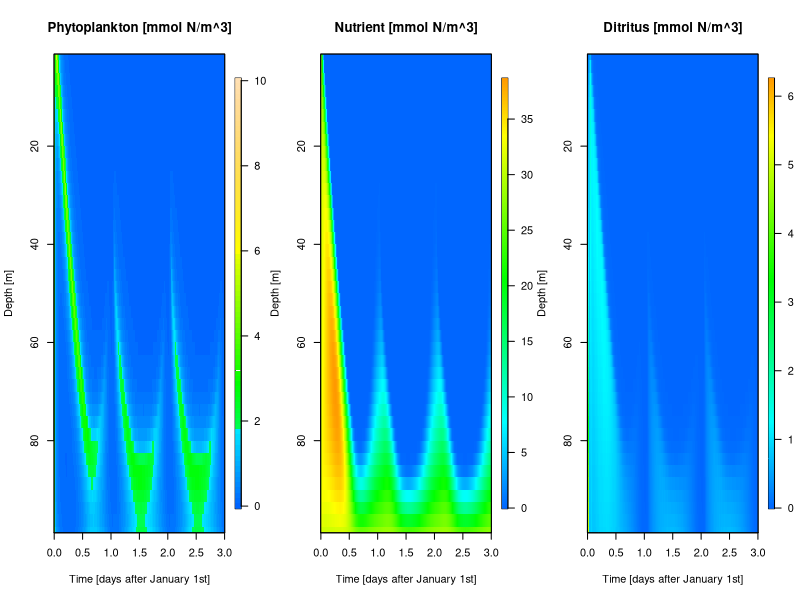
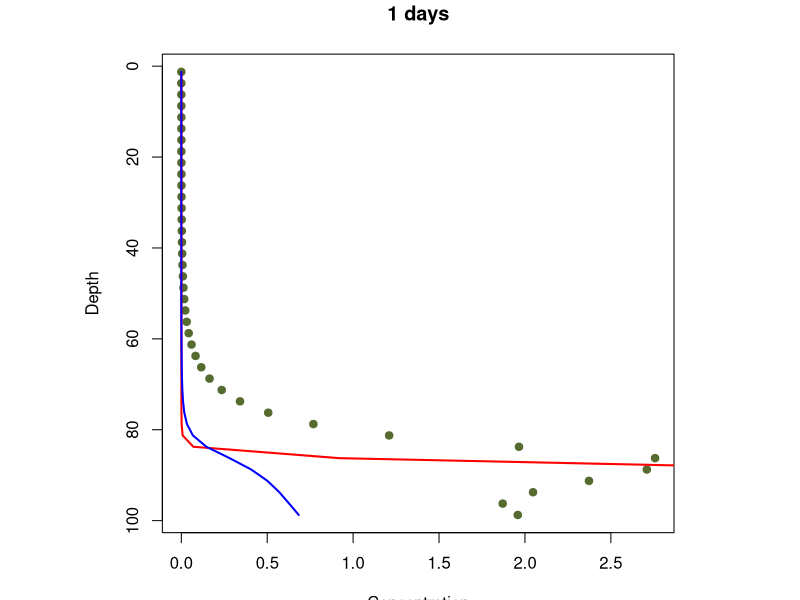
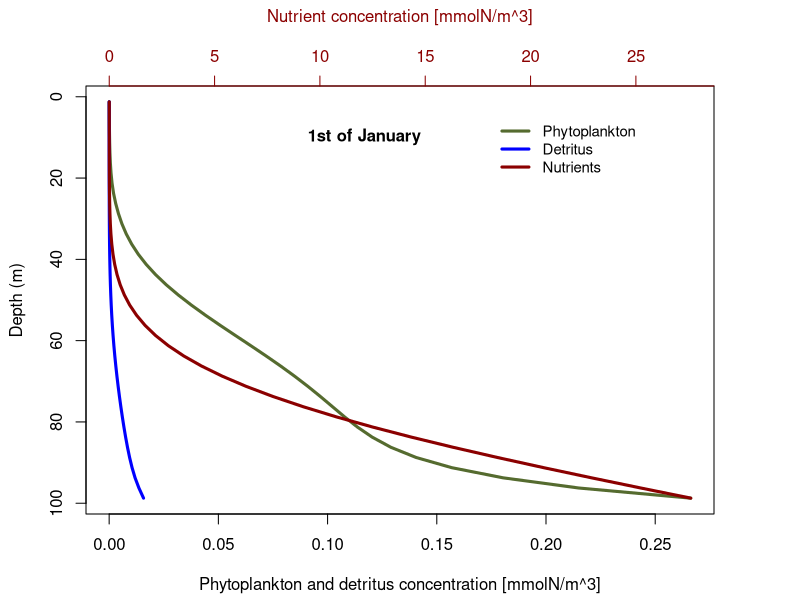
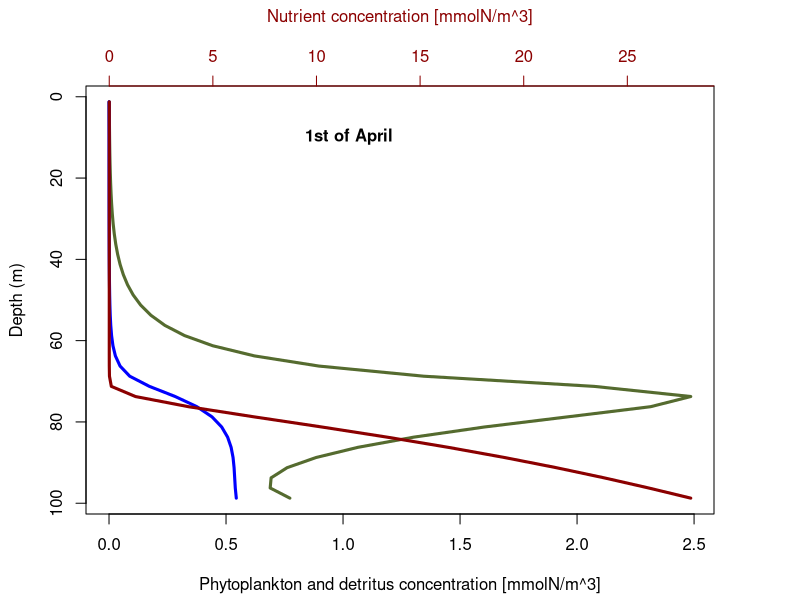
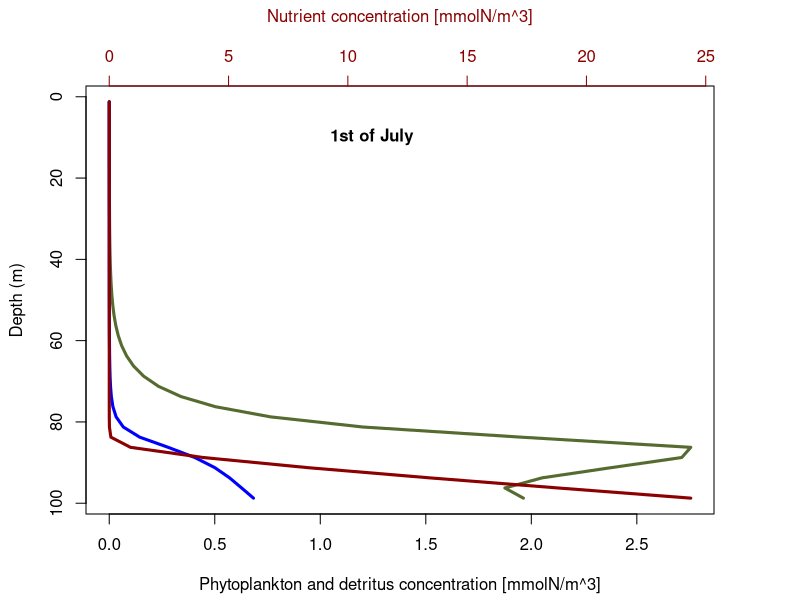
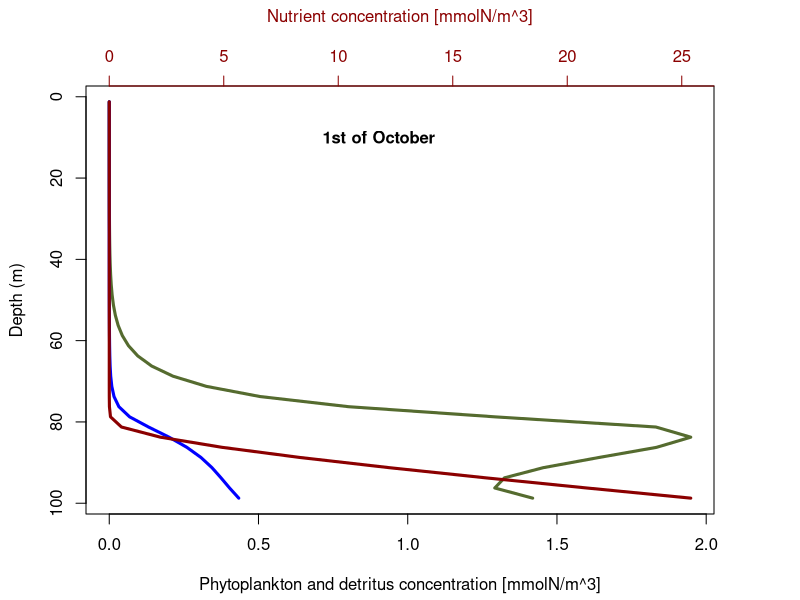
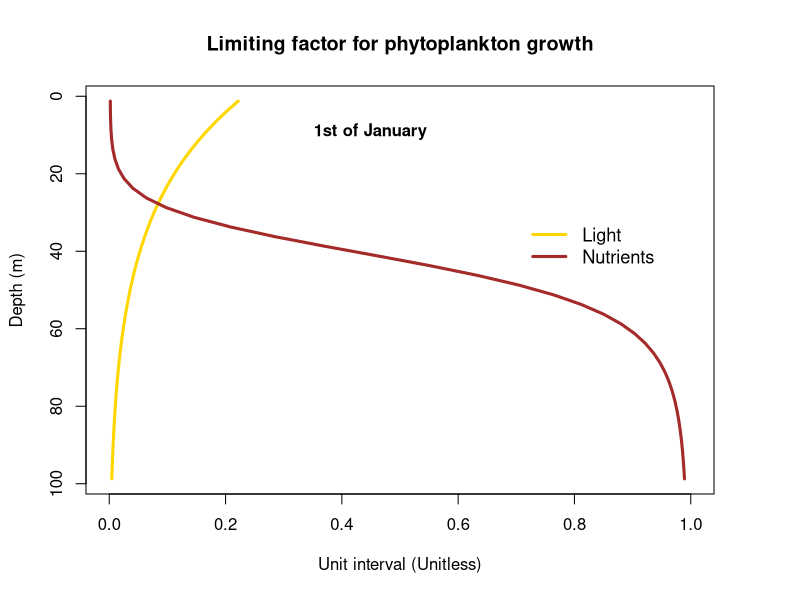
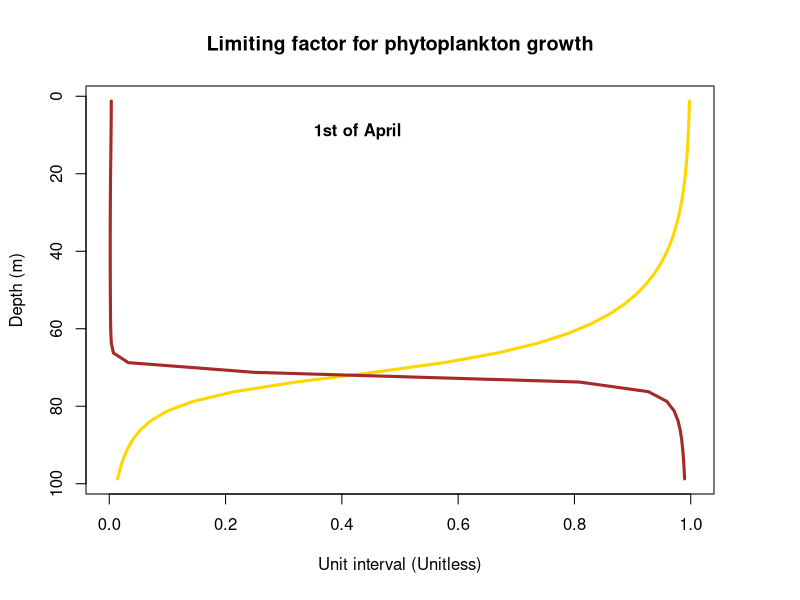

Here is the R script that generated these plots, in order:
########################### DAY 3 ###########################
library(deSolve)
library(fields)

# Create an empty list to add the parameters
param <- list()

# Define parameters 
param$I0 <- 1000 # incoming light radiation at surface (micro mol photons / (m2*s); uEinstein)
param$kw <- 0.0375 # light absorbed by water (1/m)
param$kc <- 0.05 # light absorbed by phyto plankton (m^2/mmol N)
param$gmax <- 1.5 # maximum growth (1/d)
param$alpha <- 0.1/(param$I0/200) # Slope of the PI-curve (1/(uEinstein*d)
param$HN <- 0.3 # Half saturation constant for nutrients (mmol N/m^3)
param$m <- 0.03 # specific loss rate (1/d)
param$gamma <- 0.1 # Grazing parameter (m^3/(mmol N * d))
param$eps <- 0.1 # remineralization (1/d)
param$Dv <- 5/(10**(5))*3600*24 # Diffusivity (m^2/d)  
param$ud <- 15 # Settling velocity (m/d)
param$up <- 0.5 # Settling velocity (m/d)
param$Nb <- 30 # nutrient content at the bottom (mmol N/m^3) 
param$dz <- 2.5 # grid spacing (m)
param$z <- seq(param$dz/2,100,by = param$dz) # depth (m)
param$n <- length(param$z) # number of grid cells
tee <- 5


# Define initial conditions - concentrations of phytoplankton and nutrients
PND <- c(rep(10,param$n),rep(param$Nb, param$n),rep(0,param$n))

# Create a function
# the 22*pi/365 to push it back to the 21st December
# lowest light at 21st of December 

CalLight <- function(t,P,D, param) {
  season <- 1+cos(pi + (2*pi)/365*t + 22*pi/365)
  
  Q <- param$kc * param$dz * ((cumsum(P) - P/2) + (cumsum(D) - D/2))
  
  I <- param$I0 * exp(-param$kw * param$z - Q) * season
  
  return(I)
}




# Create function that creates the differential equation at each step
FuncPND <- function(t, PND, param) {
  P <- PND[1:param$n]
  N <- PND[(1+param$n):(2*param$n)]
  D <- PND[(2*param$n+1):(3*param$n)]
 
  # Phytoplankton flux
  Jap <- rep(0,param$n+1)
  Jdp <- rep(0,param$n+1)
  
  for (i in 2:param$n){
    Jap[i] <- param$up * P[i-1]
    Jdp[i] <- -param$Dv * (P[i] - P[i-1]) / param$dz
  }
  
  # Advective flux boundary
  Jap[1] = 0
  Jap[param$n+1] = 0
  
  # Diffusive flux boundary
  Jdp[1] = 0
  Jdp[param$n+1] = 0
  
  Jp = Jap + Jdp
  
  # Nutrient flux
  Jdn <- rep(0,param$n+1)
  
  for (i in 2:param$n){
    Jdn[i] <- -param$Dv * (N[i] - N[i-1]) / param$dz
  }
  
  
  # Diffusive flux boundary
  Jdn[1] = 0
  Jdn[param$n+1] = -param$Dv*(param$Nb-N[param$n])/param$dz
  
  Jn = Jdn
  
  # Detritus flux 
  Jad <- rep(0,param$n+1)
  Jdd <- rep(0,param$n+1)
  
  for (i in 2:param$n){
    Jad[i] <- param$ud * D[i-1]
    Jdd[i] <- -param$Dv * (D[i] - D[i-1]) / param$dz
  }
  
  # Advective flux boundary
  Jad[1] = 0
  Jad[param$n+1] = param$ud*D[param$n]
  
  # Diffusive flux boundary
  Jdd[1] = 0
  Jdd[param$n+1] = 0
  
  Jd = Jad + Jdd
  
  
  I <- CalLight(t,P,D,param)
  
  g <- param$gmax * pmin(param$alpha*I / sqrt((param$alpha*I)**2 + param$gmax**2),N/(N+param$HN)) 
  
  dPdT <- -(Jp[2:(param$n+1)] - Jp[1:param$n]) / param$dz + (g- param$m-param$gamma*P) * P
  
  dNdT <- -g*P +param$eps*D-(Jn[2:(param$n+1)] - Jn[1:param$n]) / param$dz
  
  dDdT <- -(Jd[2:(param$n+1)] - Jd[1:param$n]) / param$dz + (param$m+param$gamma*P) * P-param$eps*D
  
  
  return(list(c(dPdT,dNdT, dDdT)))
}




# Define time step
time <-seq(0,365*3, by=1)

# Solve our differential equation
start.time <- Sys.time()
res <- ode(PND, time, FuncPND, param)
end.time <- Sys.time()
time.taken <- end.time - start.time
print(paste("Runtime=",as.character(round(time.taken,1)),"s"))
P <- res[,2:(param$n+1)]
N <- res[,(param$n+2):(param$n*2+1)]
D <- res[,(param$n*2+2):(param$n*3+1)]



# Surface plot of phytoplankton
par(mfrow=c(1,3))
#par(mfrow=c(1,1))
image.plot(time/365, param$z, P, ylim = rev(range(param$z)), col = topo.colors(100)[20:100],
           xlab = "Time [days after January 1st]", ylab = "Depth [m]",
           main = "Phytoplankton [mmol N/m^3]")
box()


# Surface plot of Nutrients
image.plot(time/365, param$z, N, ylim = rev(range(param$z)), col = rev(rainbow(300, start= 0.1, end = 0.6)),
           xlab = "Time [days after January 1st]", ylab = "Depth [m]",
           main = "Nutrient [mmol N/m^3]")
box()


# Surface plot of Detritus
image.plot(time/365, param$z, D, ylim = rev(range(param$z)), col =rev(rainbow(300, start= 0.1, end = 0.6)),
           xlab = "Time [days after January 1st]", ylab = "Depth [m]",
           main = "Ditritus [mmol N/m^3]")
box()


par(mfrow=c(1,1))
plot(P[365+180,], param$z, ylim = rev(range(param$z)), pch = 19, col = "darkolivegreen", main = "1 days", ylab = "Depth", xlab = "Concentration")
points(N[365+180,], param$z, ylim = rev(range(param$z)), type = 'l', pch = 19, col = "red",cex = 0.5,lwd = 2)
points(D[365+180,], param$z, ylim = rev(range(param$z)), type = 'l', pch = 19, col = "blue",cex = 0.5,lwd = 2)


# VERTICAL PROFILE FOR STEADY STATE QUESTION - WINTER
par(mfrow=c(1,1))
par(mar = c(4, 4, 4, 4) + 0.3) 
plot(P[2*365,], param$z, ylim = rev(range(param$z)), type='l', lwd=3, col = "darkolivegreen", xlab = "", ylab = "Depth (m)", xaxt = "n")
points(D[2*365,], param$z, ylim = rev(range(param$z)), type='l', lwd=3, col = "blue", xlab = "", ylab = "")
axis(1, col = "black", col.ticks = "black", col.axis = "black", col.lab="black")
mtext("Phytoplankton and detritus concentration [mmolN/m^3]", side = 1, line = 3, col = "black") 
par(new = TRUE) 
plot(N[2*365,], param$z, ylim = rev(range(param$z)), type='l', lwd=3, col = "darkred", 
     axes = FALSE, xlab = "", ylab = "")
axis(side = 3, at = pretty(range(N[2*365,])), col = "darkred", col.ticks = "darkred", col.axis = "darkred", col.lab="darkred")
mtext("Nutrient concentration [mmolN/m^3]", side = 3, line = 3, col = "darkred") 
legend(18,4, legend = c("Phytoplankton","Detritus","Nutrients"), col = c("darkolivegreen","blue","darkred"), lty = 1, cex = 0.9, lwd=3, box.col = "white")
legend(8,5, legend = substitute(paste(bold("1st of January"))), box.col = "white")


# VERTICAL PROFILE FOR STEADY STATE QUESTION - SPRING
par(mfrow=c(1,1))
par(mar = c(4, 4, 4, 4) + 0.3) 
plot(P[2*365+90,], param$z, ylim = rev(range(param$z)), type='l', lwd=3, col = "darkolivegreen", xlab = "", ylab = "Depth (m)", xaxt = "n")
points(D[2*365+90,], param$z, ylim = rev(range(param$z)), type='l', lwd=3, col = "blue", xlab = "", ylab = "")
axis(1, col = "black", col.ticks = "black", col.axis = "black", col.lab="black")
mtext("Phytoplankton and detritus concentration [mmolN/m^3]", side = 1, line = 3, col = "black") 
par(new = TRUE) 
plot(N[2*365+90,], param$z, ylim = rev(range(param$z)), type='l', lwd=3, col = "darkred", 
     axes = FALSE, xlab = "", ylab = "")
axis(side = 3, at = pretty(range(N[2*365+90,])), col = "darkred", col.ticks = "darkred", col.axis = "darkred", col.lab="darkred")
mtext("Nutrient concentration [mmolN/m^3]", side = 3, line = 3, col = "darkred") 
#legend("right", legend = c("Phytoplankton","Detritus","Nutrients"), col = c("darkolivegreen","blue","darkred"), lty = 1, cex = 0.8, lwd=3)
legend(8,5, legend = substitute(paste(bold("1st of April"))),box.col = "white")

# VERTICAL PROFILE FOR STEADY STATE QUESTION - SUMMER
par(mfrow=c(1,1))
par(mar = c(4, 4, 4, 4) + 0.3) 
plot(P[2*365+181,], param$z, ylim = rev(range(param$z)), type='l', lwd=3, col = "darkolivegreen", xlab = "", ylab = "Depth (m)", xaxt = "n")
points(D[2*365+181,], param$z, ylim = rev(range(param$z)), type='l', lwd=3, col = "blue", xlab = "", ylab = "")
axis(1, col = "black", col.ticks = "black", col.axis = "black", col.lab="black")
mtext("Phytoplankton and detritus concentration [mmolN/m^3]", side = 1, line = 3, col = "black") 
par(new = TRUE) 
plot(N[2*365+181,], param$z, ylim = rev(range(param$z)), type='l', lwd=3, col = "darkred", 
     axes = FALSE, xlab = "", ylab = "")
axis(side = 3, at = pretty(range(N[2*365+181,])), col = "darkred", col.ticks = "darkred", col.axis = "darkred", col.lab="darkred")
mtext("Nutrient concentration [mmolN/m^3]", side = 3, line = 3, col = "darkred") 
#legend("right", legend = c("Phytoplankton","Detritus","Nutrients"), col = c("darkolivegreen","blue","darkred"), lty = 1, cex = 0.8, lwd=3)
legend(8,5, legend = substitute(paste(bold("1st of July"))),  box.col = "white")


# VERTICAL PROFILE FOR STEADY STATE QUESTION - FALL
par(mfrow=c(1,1))
par(mar = c(4, 4, 4, 4) + 0.3) 
plot(P[2*365+273,], param$z, ylim = rev(range(param$z)), type='l', lwd=3, col = "darkolivegreen", xlab = "", ylab = "Depth (m)", xaxt = "n")
points(D[2*365+273,], param$z, ylim = rev(range(param$z)), type='l', lwd=3, col = "blue", xlab = "", ylab = "")
axis(1, col = "black", col.ticks = "black", col.axis = "black", col.lab="black")
mtext("Phytoplankton and detritus concentration [mmolN/m^3]", side = 1, line = 3, col = "black") 
par(new = TRUE) 
plot(N[2*365+273,], param$z, ylim = rev(range(param$z)), type='l', lwd=3, col = "darkred", 
     axes = FALSE, xlab = "", ylab = "")
axis(side = 3, at = pretty(range(N[2*365+273,])), col = "darkred", col.ticks = "darkred", col.axis = "darkred", col.lab="darkred")
mtext("Nutrient concentration [mmolN/m^3]", side = 3, line = 3, col = "darkred") 
#legend("right", legend = c("Phytoplankton","Detritus","Nutrients"), col = c("darkolivegreen","blue","darkred"), lty = 1, cex = 0.8, lwd=3)
legend(8,5, legend = substitute(paste(bold("1st of October"))), box.col = "white")




# LIMITATION - WINTER
Ieq <- CalLight(2*365,P[2*365,],D[2*365,], param)
fi <- param$alpha*Ieq / sqrt((param$alpha*Ieq)**2 + param$gmax**2)
fn <- N[2*365,] / (N[2*365,] + param$HN)
par(mar = c(5, 4, 4, 4) + 0.3) 
plot(fi, param$z, ylim = rev(range(param$z)), xlim=c(0,1),type='l', lwd=3, col = "gold", xlab = "Unit interval (Unitless)", ylab = "Depth (m)", main="Limiting factor for phytoplankton growth")
points(fn, param$z, ylim = rev(range(param$z)), type='l', lwd=3, col = "brown")
legend (0.7,30, legend = c("Light", "Nutrients"),lwd=3,col=c("gold","brown"), cex = 1.1, box.col = "white")
legend(0.3,4, legend = substitute(paste(bold("1st of January"))),  box.col = "white")

# LIMITATION - SPRING
Ieq <- CalLight(2*365+90,P[2*365+90,],D[2*365+90,], param)
fi <- param$alpha*Ieq / sqrt((param$alpha*Ieq)**2 + param$gmax**2)
fn <- N[2*365+90,] / (N[2*365+90,] + param$HN)
par(mar = c(5, 4, 4, 4) + 0.3) 
plot(fi, param$z, ylim = rev(range(param$z)), xlim=c(0,1),type='l', lwd=3, col = "gold", xlab = "Unit interval (Unitless)", ylab = "Depth (m)", main="Limiting factor for phytoplankton growth")
points(fn, param$z, ylim = rev(range(param$z)), type='l', lwd=3, col = "brown")
#legend (0.7,30, legend = c("Light", "Nutrients"),lwd=3,col=c("gold","brown"), cex = 1.0,box.col = "white")
legend(0.3,4, legend = substitute(paste(bold("1st of April"))),  box.col = "white")

# LIMITATION - SUMMER
Ieq <- CalLight(2*365+181,P[2*365+181,],D[2*365+181,], param)
fi <- param$alpha*Ieq / sqrt((param$alpha*Ieq)**2 + param$gmax**2)
fn <- N[2*365+181,] / (N[2*365+181,] + param$HN)
par(mar = c(5, 4, 4, 4) + 0.3) 
plot(fi, param$z, ylim = rev(range(param$z)), xlim=c(0,1),type='l', lwd=3, col = "gold", xlab = "Unit interval (Unitless)", ylab = "Depth (m)", main="Limiting factor for phytoplankton growth")
points(fn, param$z, ylim = rev(range(param$z)), type='l', lwd=3, col = "brown")
#legend (0.7,30, legend = c("Light", "Nutrients"),lwd=3,col=c("gold","brown"), cex = 1.0,box.col = "white")
legend(0.3,4, legend = substitute(paste(bold("1st of July"))),  box.col = "white")

# LIMITATION - FALL
Ieq <- CalLight(2*365+273,P[2*365+273,],D[2*365+273,], param)
fi <- param$alpha*Ieq / sqrt((param$alpha*Ieq)**2 + param$gmax**2)
fn <- N[2*365+273,] / (N[2*365+273,] + param$HN)
par(mar = c(5, 4, 4, 4) + 0.3) 
plot(fi, param$z, ylim = rev(range(param$z)), xlim=c(0,1),type='l', lwd=3, col = "gold", xlab = "Unit interval (Unitless)", ylab = "Depth (m)", main="Limiting factor for phytoplankton growth")
points(fn, param$z, ylim = rev(range(param$z)), type='l', lwd=3, col = "brown")
#legend (0.7,30, legend = c("Light", "Nutrients"),lwd=3,col=c("gold","brown"), cex = 1.0,box.col = "white")
legend(0.3,4, legend = substitute(paste(bold("1st of October"))),  box.col = "white")
